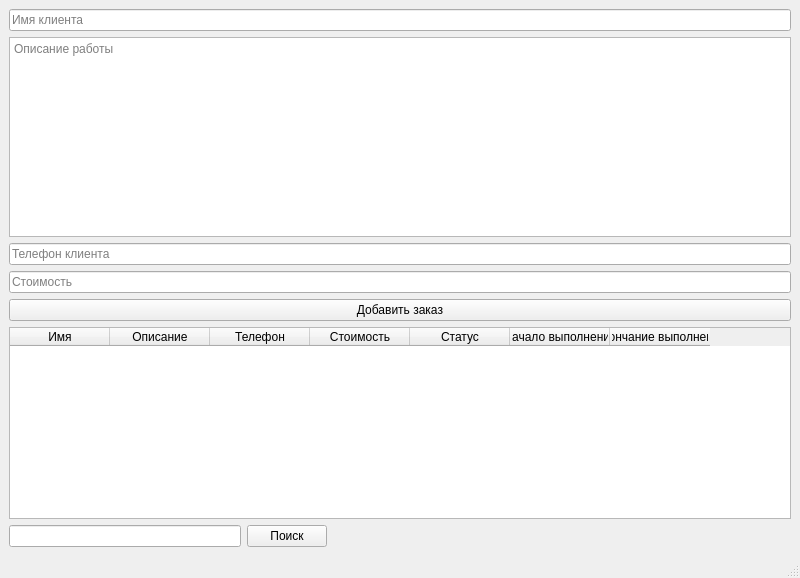
<?xml version="1.0" encoding="UTF-8"?>
<ui version="4.0">
 <class>MainWindow</class>
 <widget class="QMainWindow" name="MainWindow">
  <property name="geometry">
   <rect>
    <x>0</x>
    <y>0</y>
    <width>800</width>
    <height>471</height>
   </rect>
  </property>
  <widget class="QWidget" name="centralwidget">
   <layout class="QVBoxLayout" name="verticalLayout">
    <item>
     <widget class="QLineEdit" name="nameEdit">
      <property name="placeholderText">
       <string>Имя клиента</string>
      </property>
     </widget>
    </item>
    <item>
     <widget class="QTextEdit" name="descriptionEdit">
      <property name="enabled">
       <bool>true</bool>
      </property>
      <property name="sizePolicy">
       <sizepolicy hsizetype="Expanding" vsizetype="Expanding">
        <horstretch>0</horstretch>
        <verstretch>0</verstretch>
       </sizepolicy>
      </property>
      <property name="minimumSize">
       <size>
        <width>200</width>
        <height>200</height>
       </size>
      </property>
      <property name="maximumSize">
       <size>
        <width>16777215</width>
        <height>200</height>
       </size>
      </property>
      <property name="placeholderText">
       <string>Описание работы</string>
      </property>
     </widget>
    </item>
    <item>
     <widget class="QLineEdit" name="phoneEdit">
      <property name="placeholderText">
       <string>Телефон клиента</string>
      </property>
     </widget>
    </item>
    <item>
     <widget class="QLineEdit" name="costEdit">
      <property name="placeholderText">
       <string>Стоимость</string>
      </property>
     </widget>
    </item>
    <item>
     <widget class="QPushButton" name="submitButton">
      <property name="text">
       <string>Добавить заказ</string>
      </property>
     </widget>
    </item>
    <item>
     <widget class="QTableWidget" name="orderTable">
      <property name="sizePolicy">
       <sizepolicy hsizetype="Expanding" vsizetype="Minimum">
        <horstretch>0</horstretch>
        <verstretch>0</verstretch>
       </sizepolicy>
      </property>
      <column>
       <property name="text">
        <string>Имя</string>
       </property>
      </column>
      <column>
       <property name="text">
        <string>Описание</string>
       </property>
      </column>
      <column>
       <property name="text">
        <string>Телефон</string>
       </property>
      </column>
      <column>
       <property name="text">
        <string>Стоимость</string>
       </property>
      </column>
      <column>
       <property name="text">
        <string>Статус</string>
       </property>
      </column>
      <column>
       <property name="text">
        <string>Начало выполнения</string>
       </property>
      </column>
      <column>
       <property name="text">
        <string>Окончание выполнения</string>
       </property>
      </column>
     </widget>
    </item>
    <item>
     <layout class="QHBoxLayout" name="horizontalLayout">
      <item>
       <widget class="QLineEdit" name="searchLineEdit"/>
      </item>
      <item>
       <widget class="QPushButton" name="searchButton">
        <property name="text">
         <string>Поиск</string>
        </property>
       </widget>
      </item>
      <item>
       <spacer name="horizontalSpacer_2">
        <property name="orientation">
         <enum>Qt::Horizontal</enum>
        </property>
        <property name="sizeHint" stdset="0">
         <size>
          <width>40</width>
          <height>20</height>
         </size>
        </property>
       </spacer>
      </item>
      <item>
       <spacer name="horizontalSpacer">
        <property name="orientation">
         <enum>Qt::Horizontal</enum>
        </property>
        <property name="sizeHint" stdset="0">
         <size>
          <width>40</width>
          <height>20</height>
         </size>
        </property>
       </spacer>
      </item>
     </layout>
    </item>
   </layout>
  </widget>
  <widget class="QMenuBar" name="menubar">
   <property name="geometry">
    <rect>
     <x>0</x>
     <y>0</y>
     <width>800</width>
     <height>21</height>
    </rect>
   </property>
  </widget>
  <widget class="QStatusBar" name="statusbar"/>
 </widget>
 <resources/>
 <connections/>
</ui>
